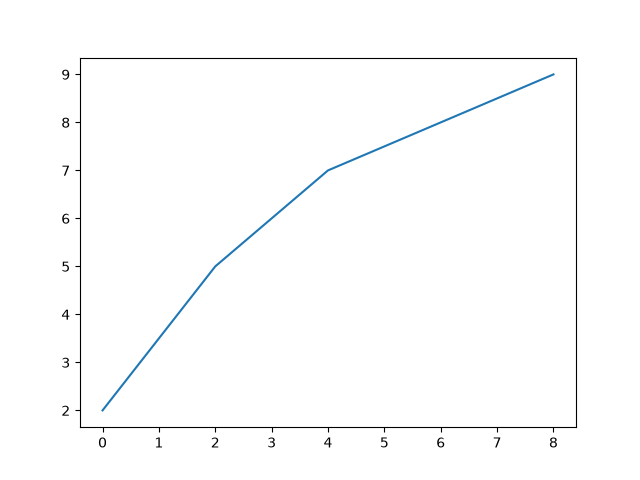

The script that drew this image:
import matplotlib.pyplot as plt

x = [0, 2, 4, 6, 8]
y = [2, 5, 7, 8, 9]

plt.plot(x, y)
plt.show()
